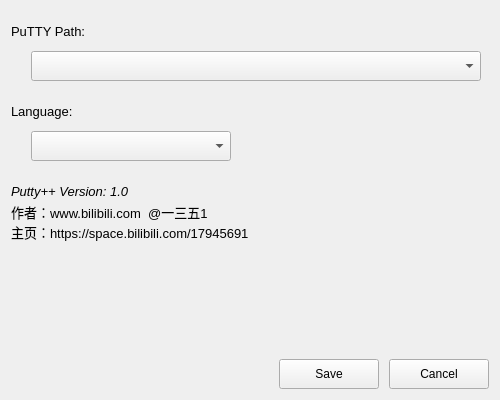
<?xml version="1.0" encoding="UTF-8"?>
<ui version="4.0">
 <class>Setting</class>
 <widget class="QWidget" name="Setting">
  <property name="geometry">
   <rect>
    <x>0</x>
    <y>0</y>
    <width>500</width>
    <height>400</height>
   </rect>
  </property>
  <property name="minimumSize">
   <size>
    <width>500</width>
    <height>400</height>
   </size>
  </property>
  <property name="windowTitle">
   <string>Settings</string>
  </property>
  <property name="windowIcon">
   <iconset resource="res.qrc">
    <normaloff>:/res/set.png</normaloff>:/res/set.png</iconset>
  </property>
  <layout class="QGridLayout" name="gridLayout">
   <item row="1" column="0">
    <widget class="QWidget" name="widget_2" native="true">
     <property name="minimumSize">
      <size>
       <width>0</width>
       <height>30</height>
      </size>
     </property>
     <property name="maximumSize">
      <size>
       <width>16777215</width>
       <height>30</height>
      </size>
     </property>
    </widget>
   </item>
   <item row="1" column="1">
    <widget class="QWidget" name="widget" native="true">
     <property name="minimumSize">
      <size>
       <width>210</width>
       <height>30</height>
      </size>
     </property>
     <property name="maximumSize">
      <size>
       <width>210</width>
       <height>30</height>
      </size>
     </property>
     <widget class="QPushButton" name="pushButtonCancel">
      <property name="geometry">
       <rect>
        <x>110</x>
        <y>0</y>
        <width>100</width>
        <height>30</height>
       </rect>
      </property>
      <property name="text">
       <string>Cancel</string>
      </property>
     </widget>
     <widget class="QPushButton" name="pushButtonSave">
      <property name="geometry">
       <rect>
        <x>0</x>
        <y>0</y>
        <width>100</width>
        <height>30</height>
       </rect>
      </property>
      <property name="text">
       <string>Save</string>
      </property>
     </widget>
    </widget>
   </item>
   <item row="0" column="0" colspan="2">
    <widget class="QWidget" name="widget_3" native="true">
     <widget class="QComboBox" name="editPuttyPath">
      <property name="geometry">
       <rect>
        <x>20</x>
        <y>40</y>
        <width>450</width>
        <height>30</height>
       </rect>
      </property>
     </widget>
     <widget class="QLabel" name="label">
      <property name="geometry">
       <rect>
        <x>0</x>
        <y>10</y>
        <width>150</width>
        <height>20</height>
       </rect>
      </property>
      <property name="font">
       <font>
        <pointsize>10</pointsize>
       </font>
      </property>
      <property name="text">
       <string>PuTTY Path:</string>
      </property>
     </widget>
     <widget class="QLabel" name="label_2">
      <property name="geometry">
       <rect>
        <x>50</x>
        <y>230</y>
        <width>341</width>
        <height>101</height>
       </rect>
      </property>
      <property name="styleSheet">
       <string notr="true">border-image: url(://res/author.png);</string>
      </property>
      <property name="text">
       <string/>
      </property>
     </widget>
     <widget class="QLabel" name="label_3">
      <property name="geometry">
       <rect>
        <x>0</x>
        <y>190</y>
        <width>241</width>
        <height>21</height>
       </rect>
      </property>
      <property name="font">
       <font>
        <pointsize>10</pointsize>
       </font>
      </property>
      <property name="text">
       <string>作者：www.bilibili.com  @一三五1</string>
      </property>
     </widget>
     <widget class="QLabel" name="label_4">
      <property name="geometry">
       <rect>
        <x>0</x>
        <y>210</y>
        <width>370</width>
        <height>21</height>
       </rect>
      </property>
      <property name="font">
       <font>
        <pointsize>10</pointsize>
       </font>
      </property>
      <property name="text">
       <string>主页：https://space.bilibili.com/17945691</string>
      </property>
     </widget>
     <widget class="QLabel" name="label_5">
      <property name="geometry">
       <rect>
        <x>0</x>
        <y>170</y>
        <width>241</width>
        <height>21</height>
       </rect>
      </property>
      <property name="font">
       <font>
        <pointsize>10</pointsize>
       </font>
      </property>
      <property name="text">
       <string>&lt;html&gt;&lt;head/&gt;&lt;body&gt;&lt;p&gt;&lt;span style=&quot; font-style:italic;&quot;&gt;Putty++ Version: 1.0&lt;/span&gt;&lt;/p&gt;&lt;/body&gt;&lt;/html&gt;</string>
      </property>
     </widget>
     <widget class="QLabel" name="label_6">
      <property name="geometry">
       <rect>
        <x>0</x>
        <y>90</y>
        <width>150</width>
        <height>20</height>
       </rect>
      </property>
      <property name="font">
       <font>
        <pointsize>10</pointsize>
       </font>
      </property>
      <property name="text">
       <string>Language:</string>
      </property>
     </widget>
     <widget class="QComboBox" name="editLanguage">
      <property name="geometry">
       <rect>
        <x>20</x>
        <y>120</y>
        <width>200</width>
        <height>30</height>
       </rect>
      </property>
     </widget>
    </widget>
   </item>
  </layout>
 </widget>
 <resources>
  <include location="res.qrc"/>
 </resources>
 <connections/>
</ui>
